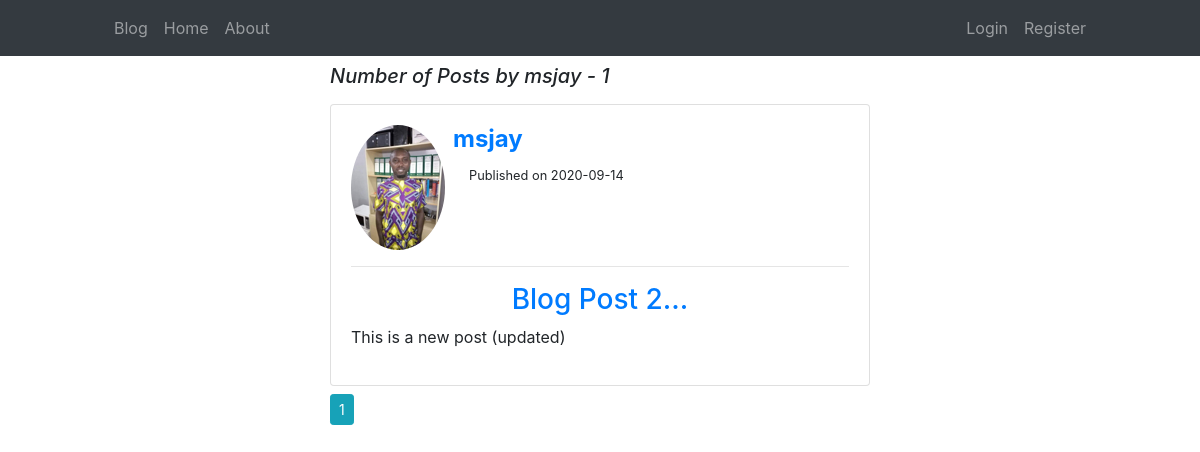
The app's page /user/msjay with its own data.
### flaskapp/models.py (models this page shows, shortened)
class User(db.Model, UserMixin):
    id = db.Column(db.Integer, primary_key=True)
    username = db.Column(db.String(15), unique=True, nullable=False )
    email = db.Column(db.String(30), unique=True, nullable=False )
    password = db.Column(db.String(60), nullable=False )
    image_file = db.Column(db.String(20), nullable = False, default='default.png')
    posts = db.relationship('Post', backref='author', lazy=True)

class Post(db.Model):
    id = db.Column(db.Integer, primary_key=True)
    title = db.Column(db.String(80), nullable=False )
    content = db.Column(db.Text, nullable=False )
    pub_date = db.Column(db.DateTime, nullable=False, default=datetime.utcnow)
    user_id = db.Column(db.Integer, db.ForeignKey('user.id'), nullable=False)

### flaskapp/routes.py (the view)
@app.route('/user/<string:username>')
def user_posts(username):
    page = request.args.get('page', 1, type=int)
    user = User.query.filter_by(username=username).first_or_404()
    posts = Post.query.filter_by(author=user).order_by(Post.pub_date.desc()).paginate(page=page, per_page=5)
    return render_template('user_posts.html', user=user, posts=posts)

### flaskapp/templates/user_posts.html (shortened to what this page needs)
{% extends 'base.html' %}
{% block content %}
    <div class="row">
        <div class="col-8 col-sm-6 mx-auto">
            <h5 class="font-italic" >Number of Posts by {{user.username}} - {{posts.total}}</h5>
        </div>
    </div>
{% for post in posts.items %}
    <div class="row mt-2">
        <div class="col-8 col-sm-6 mx-auto ">
            <div class="card card-body">
                <div class="media">
                    <img class="rounded-circle" src="{{ url_for('static', filename='pictures/' + post.author.image_file ) }}" alt="Image">
                    <div class="media-body">
                        <h4 class="ml-2 font-weight-bold" ><a href="{{url_for('user_posts', username=post.author.username)}}">{{post.author.username}}</a></h4>
                        <small class="ml-4">Published on {{post.pub_date.strftime('%Y-%m-%d')}}</small>
                    </div>
                </div>
                <hr>
                <a href="{{ url_for('post', post_id=post.id) }}"><h3 class="text-center">{{post.title}}</h3></a>
                <p>{{ post.content }}</p>
            </div>
        </div>
    </div>
{% endfor %}
<div class="row mt-2">
    <div class="col-8 col-sm-6 mx-auto">
        {% for page_num in posts.iter_pages( right_edge=1, left_edge=1, right_current=3, left_current=1)  %}
        {% if page_num %}
            {% if posts.page == page_num %}
                <a class="btn btn-info btn-sm" href=" {{ url_for('user_posts', username=user.username, page=page_num) }} ">{{page_num}}</a>
            {% else %}
                <a class="btn btn-outline-info btn-sm" href=" {{ url_for('user_posts', username=user.username, page=page_num) }} ">{{page_num}}</a>
            {% endif %}
        {% else %}
            ...
        {% endif %}
    {% endfor %}
    </div>
</div>
{% endblock content %}

### records on screen
User: username "msjay"
Post: image_file (picture), author.username "msjay", pub_date "2020-09-14", title "Blog Post 2...", content "This is a new post (updated)"

### other values on screen
{{ posts.total }} "1"
{{ page_num }} "1"
